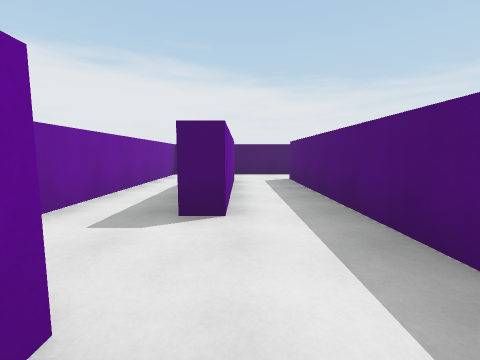
view 1 (above)

24 first-person views from a walk through a Unity game level. The camera is 1.3 m above the floor, tilts 6° down and sees 90° across. The floor is counted in squares, 2 m on a side. Each view is taken from the middle of a square. On the plan, view 1 faces up. The plan holds only what a view shows up to about 9 squares ahead; the rest is blank.

view 2
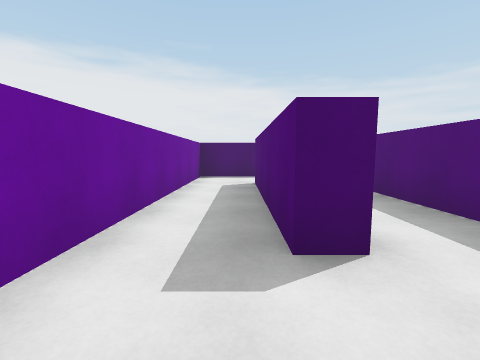

view 3
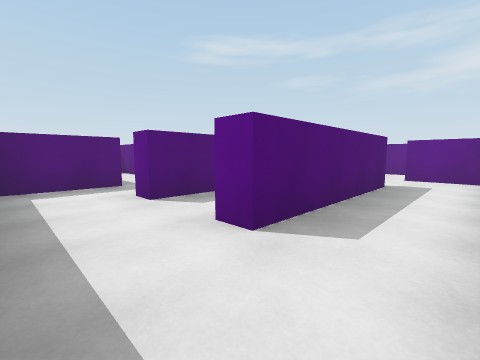

view 4
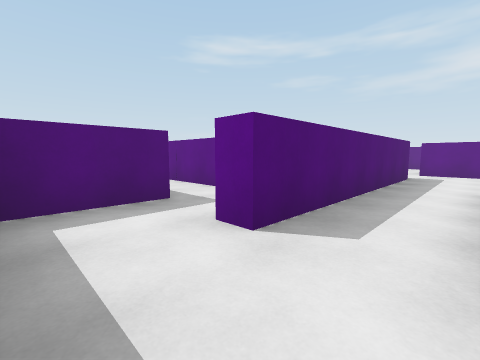

view 5
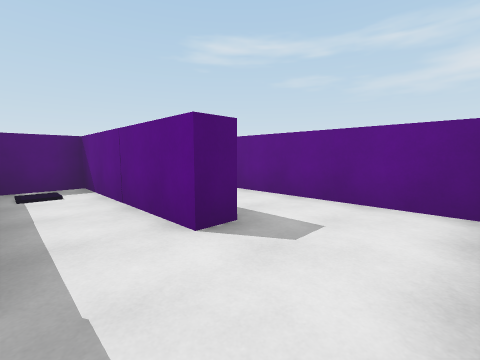

view 6
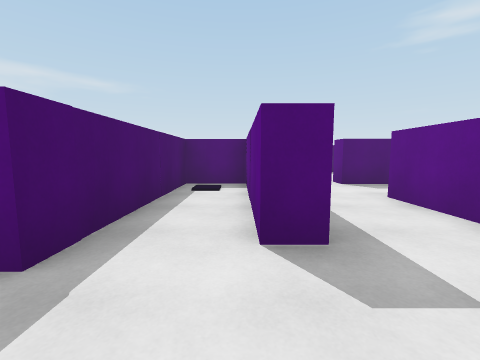

view 7
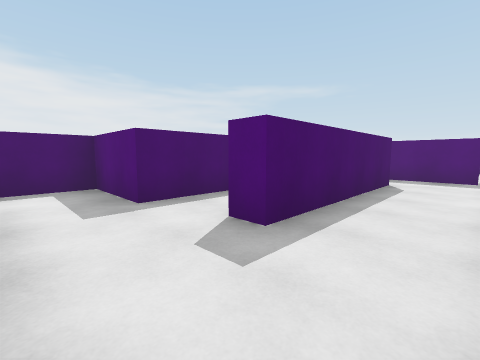

view 8
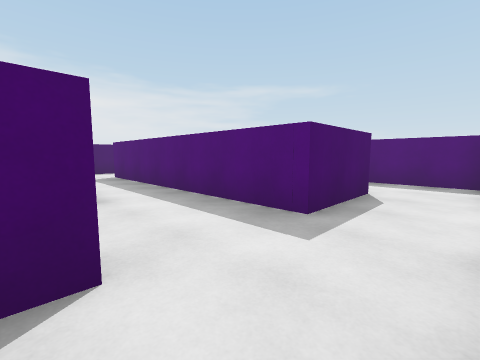

view 9
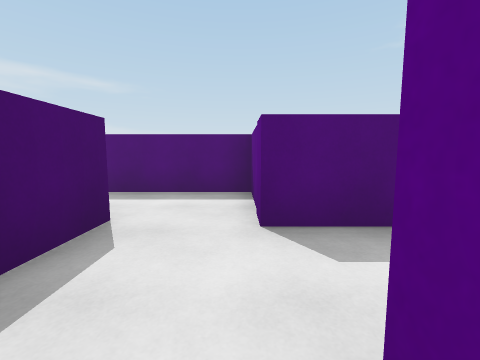

view 10
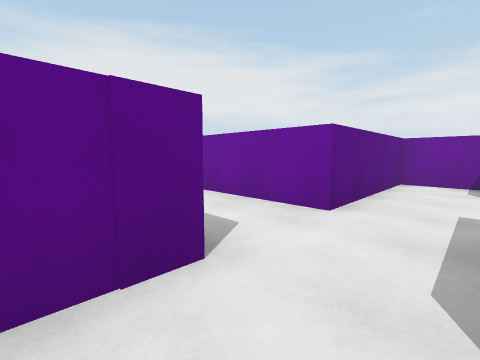

view 11
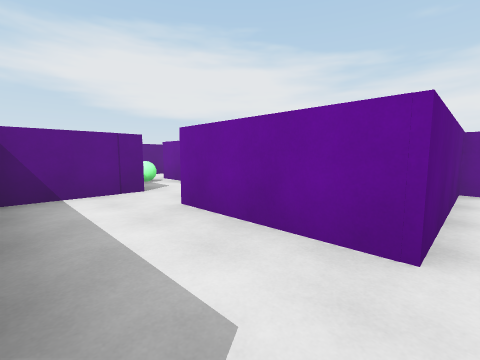

view 12
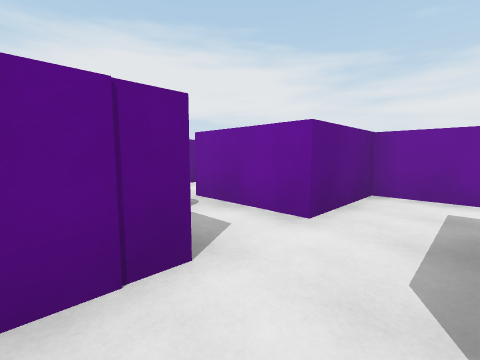

view 13
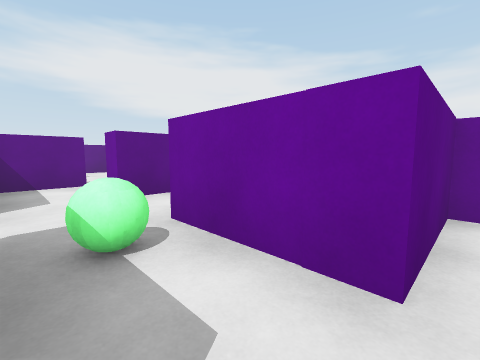

view 14
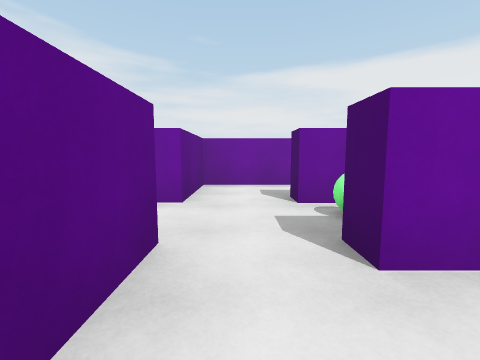

view 15
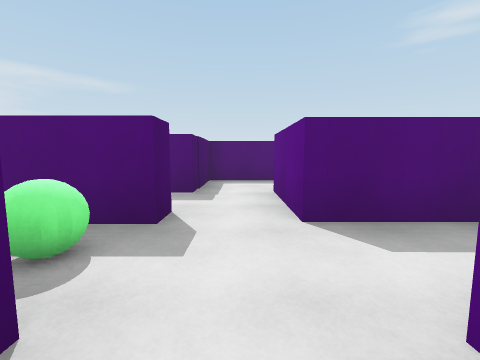

view 16
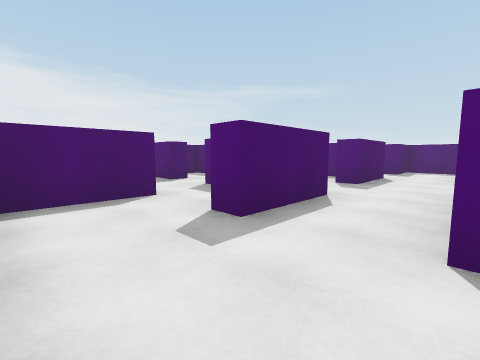

view 17
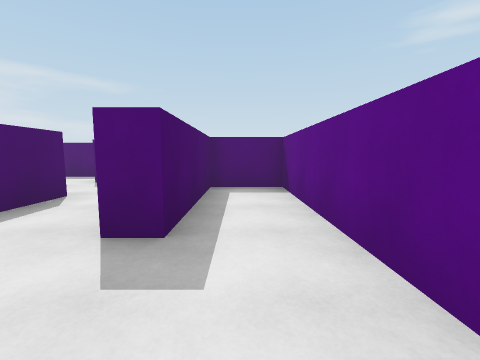

view 18
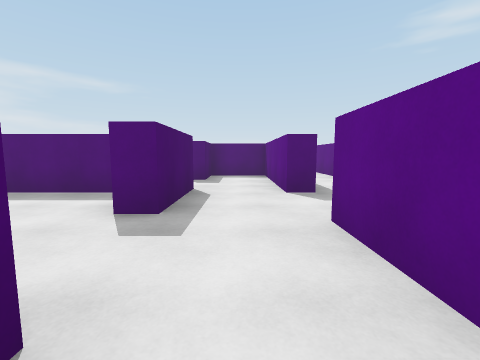

view 19
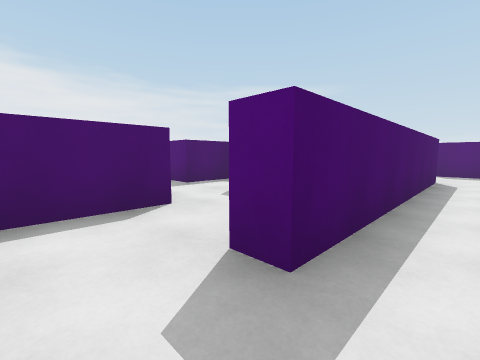

view 20
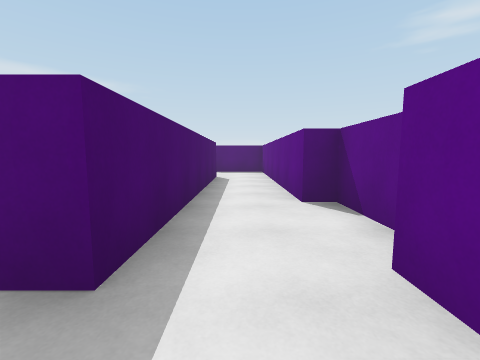

view 21
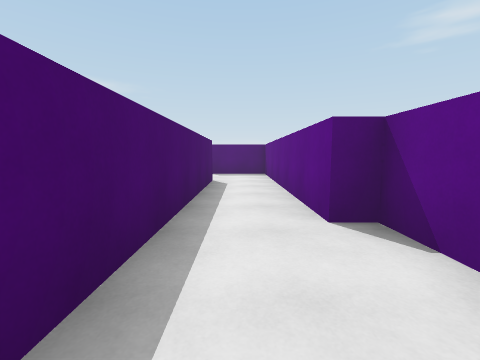

view 22
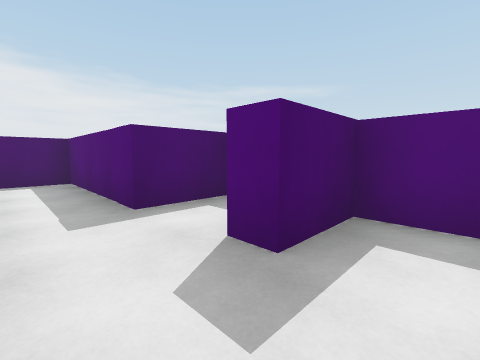

view 23
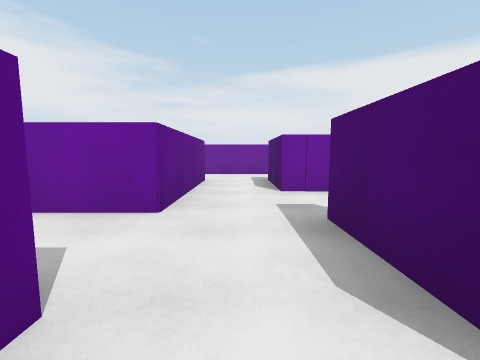

view 24
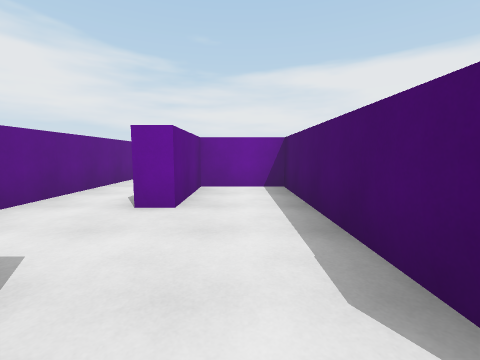

### Floor plan
Key: @ floor where view 1 was taken; # wall or solid block; . floor; B green ball.
Columns run from 3 left of view 1 to 14 right of it. Each row starts with its distance up from view 1.
  9 ########
  8 #......#
  7 #......#####
  6 #.#.#......#
  5 #.#.#.....###
  4 #.#.#..####.#
  3 #.#.#........
  2 #...#####.#
  1  ...#  .#
  0 ###@###.#
 -1 #.......#
 -2 #####.###
 -3     #.
 -4 #.....
 -5 #.....#  ##
 -6 ###.###  .#
 -7 #.#B#.###.#
 -8 #.......#.#
 -9 ###.###.#.###
-10  ...#...#...#
-11 #..##..##..######
-12 #...........#.....
-13 #..####..######.#
-14  .....#.........#
-15  ########..######
-16         ####

Positions as (right, up) in squares from view 1, and headings:
1: (0, 0), facing up
2: (-1, 1), facing up
3: (-2, 8), facing down-right
4: (0, 8), facing down-right
5: (2, 6), facing down-right
6: (2, 5), facing right
7: (2, 3), facing up-right
8: (-1, -1), facing up-right
9: (1, -1), facing right
10: (4, 0), facing down-left
11: (3, -1), facing down-left
12: (2, -4), facing down-left
13: (1, -5), facing down-left
14: (3, -8), facing left
15: (-1, -8), facing right
16: (-2, -13), facing up-right
17: (-2, -14), facing right
18: (1, -12), facing right
19: (4, -14), facing up-right
20: (4, -14), facing right
21: (5, -14), facing right
22: (6, -12), facing up-right
23: (6, -12), facing left
24: (14, -12), facing left
